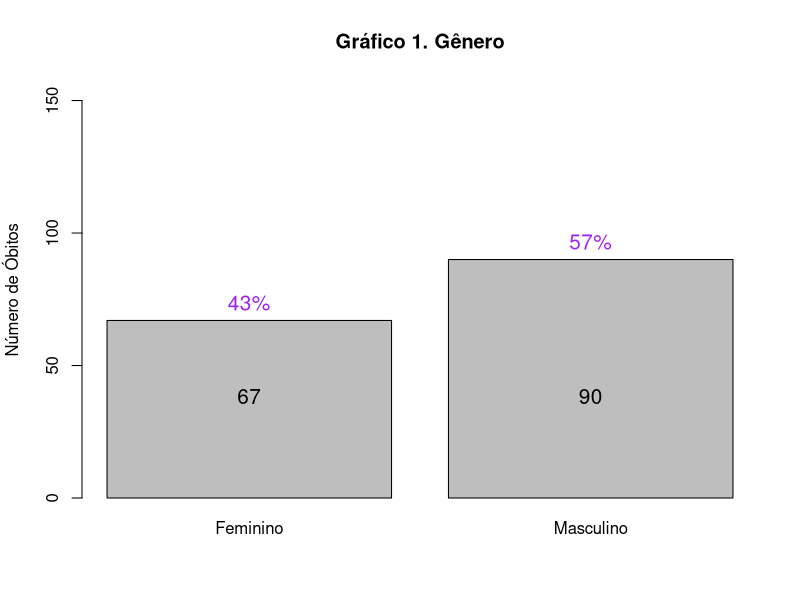
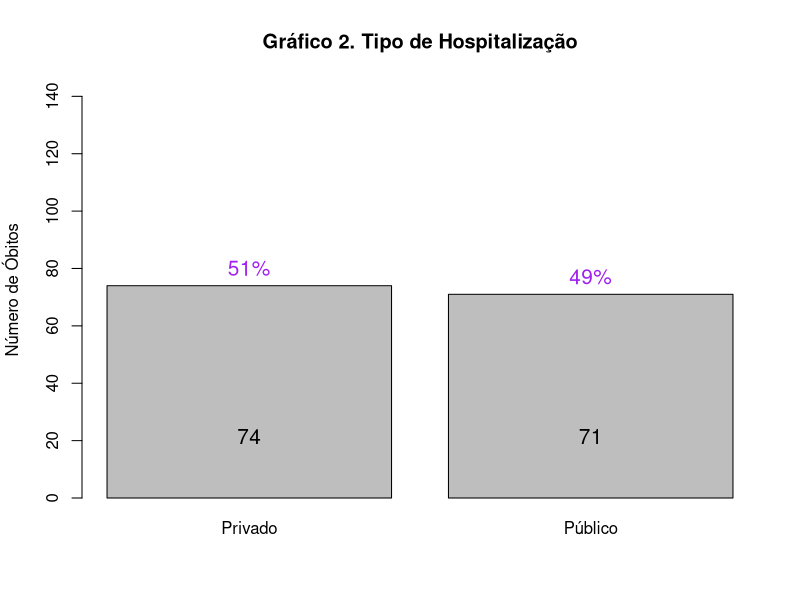
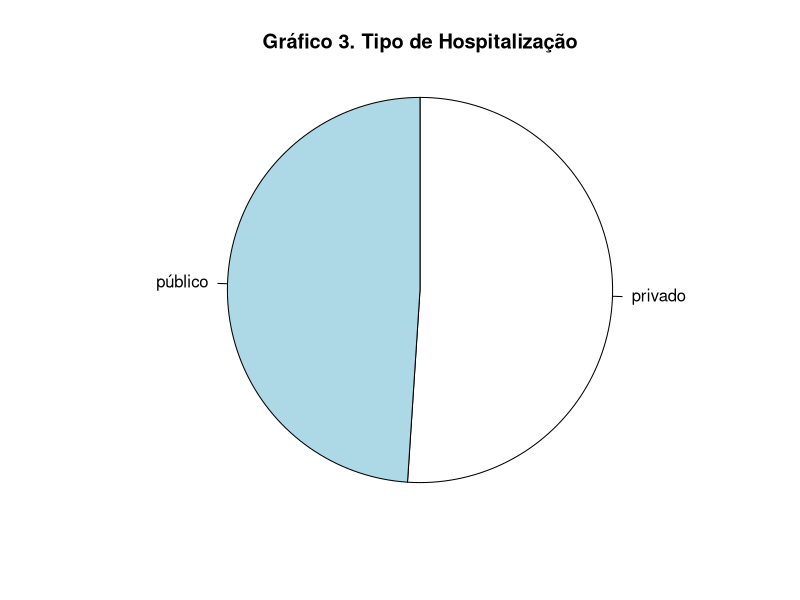
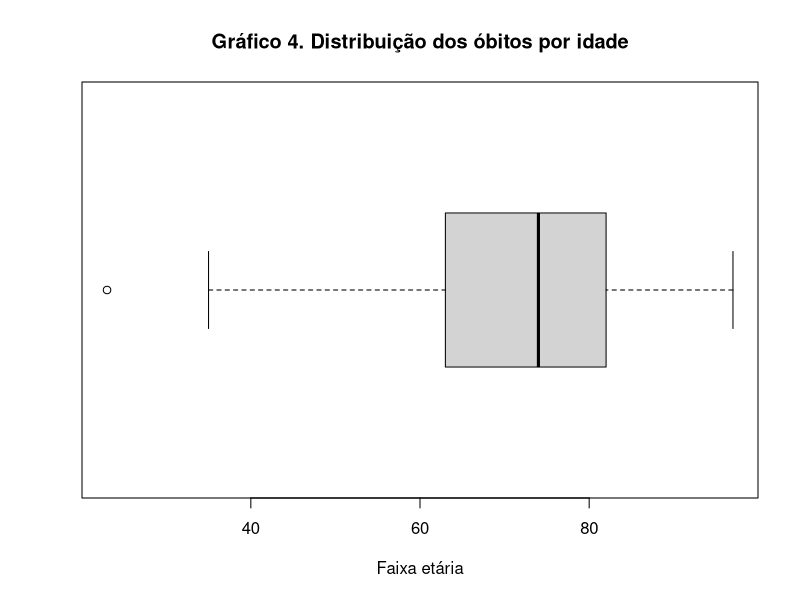
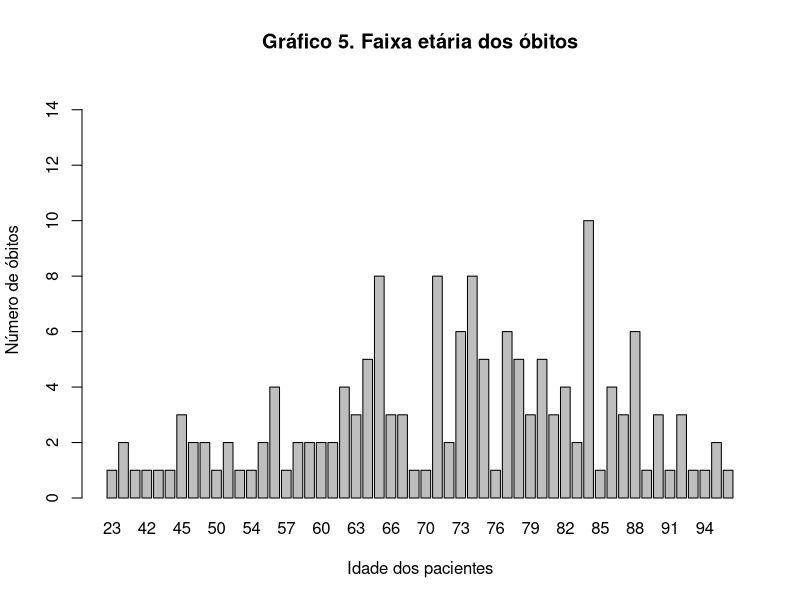

Source code (R) for these figures, in order:
## ---- chunk 1

knitr::opts_chunk$set(echo = TRUE)
## setting working directory
##Fonte: https://bookdown.org/yihui/rmarkdown/notebook.html#executing_code ou
##Fonte: https://stackoverflow.com/questions/40717410/opts-knitsetroot-dir-path-does-not-work-after-rstudio-upgrade-1-0-44
knitr::opts_knit$set(root.dir = "/Users/jpalbino/Library/Mobile Documents/com~apple~CloudDocs/GitLab/Disciplinas/Graduacao/IAED2020/exercicios/FelipeModena")
# Alterar o nome do diretório de acordo com o local dos arquivos no HD
## ---- chunk 2
diretorio=getwd()

##O pacote readxl facilita a extração de dados do Excel.
#Não possui dependências externas sendo fácil de instalar e usar em todos os sistemas operacionais.
if (!require(readxl)) install.packages("readxl")
# Lendo a planilha para carregar no R.
df.mortes <- read_excel("./dados/covid_19_bauru_mortes.xlsx")
#head(df.mortes) 
df.geral <- read_excel("./dados/covid_19_bauru_casos_geral.xlsx")
#head(df.geral) 
## ---- chunk 3
#Plotar sexo dos óbtitos, excluindo os casos com NAN ou NA
temp.sexo <- df.mortes$sexo[!is.na(df.mortes$sexo)]
pct.sexo = round(unname(table(temp.sexo)) / sum(unname(table(temp.sexo)))*100,0)
pct.sexo = paste0(pct.sexo, "%")

graph.sex <- barplot(table(temp.sexo), main = "Gráfico 1. Gênero",
        ylab = "Número de Óbitos", ylim = c(0,sum(unname(table(temp.sexo)))),
        #legend.text = pct.sexo,
        names.arg = c("Feminino", "Masculino"))
text(x = graph.sex, y = table(temp.sexo), label = pct.sexo, pos = 3, cex = 1.25, col = "purple")
axis(1, at=graph.sex, labels=table(temp.sexo), tick=F, las=1, line=-6.5, cex.axis=1.25)
## ---- chunk 4
temp.hosp <- df.mortes$tipo_hosp[!is.na(df.mortes$tipo_hosp)]
pct.hosp = round(unname(table(temp.hosp)) / sum(unname(table(temp.hosp)))*100,0)

pct.hosp = paste0(pct.hosp, "%")
## ---- chunk 5

graph.hosp<- barplot(table(temp.hosp), main = "Gráfico 2. Tipo de Hospitalização",
                     ylab = "Número de Óbitos", ylim = c(0,sum(unname(table(temp.hosp)))),
                     #legend.text = pct.sexo,
                     names.arg = c("Privado", "Público"))
text(x = graph.hosp, y = table(temp.hosp), label = pct.hosp, pos = 3, cex = 1.25, col = "purple")
axis(1, at=graph.hosp, labels=table(temp.hosp), tick=F, las=1, line=-4.5, cex.axis=1.25)

graph.hosp.pie<-pie(table(temp.hosp), main = "Gráfico 3. Tipo de Hospitalização",
                    edges = 200, radius = 1.0,
                    clockwise = T, 
                    density = NULL, angle = 90, col = NULL)
## ---- chunk 6
  temp.idade <- df.mortes$idade[!is.na(df.mortes$idade)]

idade.tb <- table(temp.idade)
#cbind("f" = idade.tb)

#cbind("f" = addmargins(idade.tb))

maior.freq.idade = max(idade.tb)

#round(cbind("fr" = prop.table(idade.tb))*100,1)

#cbind("fr" = addmargins(prop.table(idade.tb)))

# summary(temp.idade)
 
boxplot(temp.idade, horizontal=T, xlab="Faixa etária", main = "Gráfico 4. Distribuição dos óbitos por idade")

graph.age <- barplot(table(temp.idade), 
                     main = "Gráfico 5. Faixa etária dos óbitos",
                     ylab = "Número de óbitos",
                     xlab = "Idade dos pacientes",
                     ylim = c(0,maior.freq.idade + 5))

